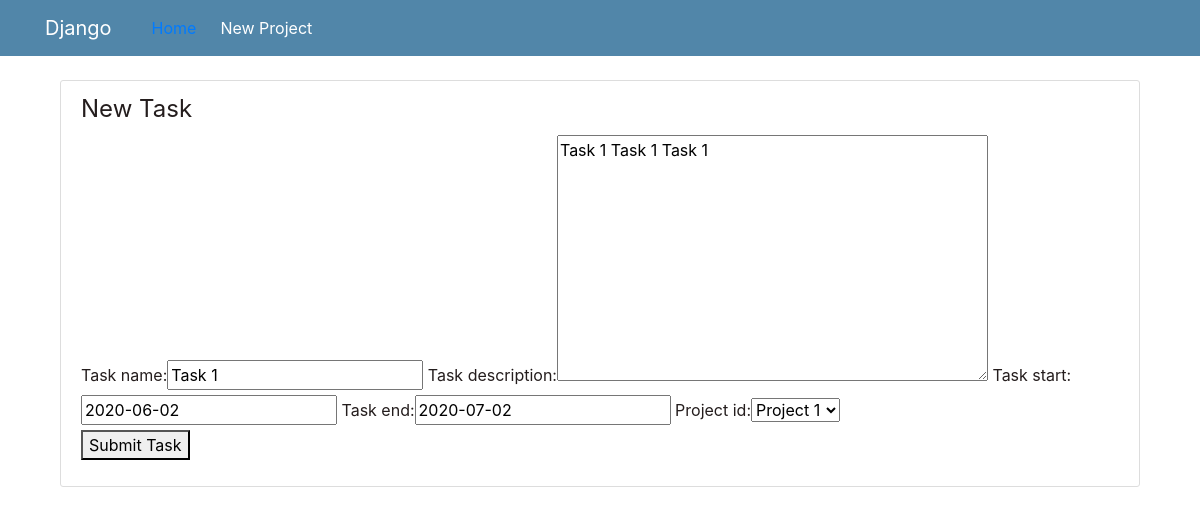
/project/task/2/update, run on the app's committed database.
### project/models.py (models this page shows, shortened)
class Task(models.Model):
    task_name = models.CharField(max_length=200)
    task_description = models.TextField()
    task_start = models.DateField()
    task_end = models.DateField()
    project_id = models.ForeignKey('Project',on_delete=models.CASCADE,null=True)

### project/views.py (the view)
# urls.py: path('project/task/<int:pk>/update',TaskUpdateView.as_view(),name = 'task-update'),
class TaskUpdateView(UpdateView):
    model = Task
    fields =['task_name','task_description','task_start','task_end','project_id']

### project/models.py (called while the page is built)
    def __str__(self):
        return self.project_title

### project/templates/project/task_form.html (shortened to what this page needs)
{% extends 'project/base.html' %}
{% block content %}
<div class="content-section">
    <form method="POST">
        <fieldset class="form-group">
            <legend >New Task</legend>
            {{form}}
            <div >
                <button type="submit">Submit Task</button>
            </div>
        </fieldset>
    </form>
</div>
{% endblock content %}

### project/static/project/main.css (style rules this page uses)
body { background: #ffffff; color: #241d1d; margin-top: 5rem; }
.content-section { background: #ffffff; padding: 10px 20px; border: 1px solid #dddddd; border-radius: 3px; margin-bottom: 20px; }

### data on the page
Task: task_name "Task 1", task_description "Task 1 Task 1 Task 1", task_start "2020-06-02", task_end "2020-07-02", project_id "Project 1"
